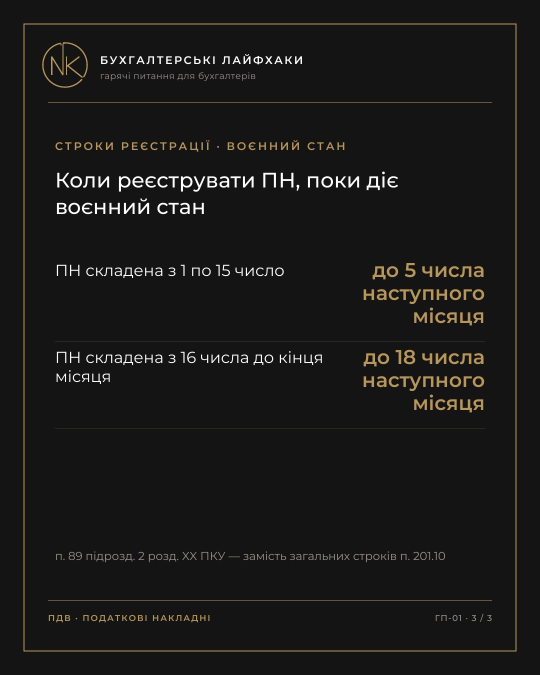
#> input picture data/media/gp01_3.jpg, 1080 x 1350 px, given in place of logo_mask.png, which was not available (shown at 1/2 size)
$ python make_cards.py ../../data/media/gp01_3.jpg
#> lines starting #> are read from the running program, lines starting #| are printed output that depends on the picture; pictures that were not available may be replaced by others from this repository, and a replacement may not be noted
### scripts/content_kit/render.py
# -*- coding: utf-8 -*-
"""Спільні елементи карток і відео NK: фон, рамка, шапка з логотипом, підвал, текст з переносами.
Колір гілки — BRANCH['color'] у content.py; фон завжди кремовий."""
import os
from PIL import Image, ImageDraw, ImageFont

HERE = os.path.dirname(os.path.abspath(__file__))
FONTS = os.environ.get("NK_FONTS", os.path.join(HERE, "fonts") if os.path.isdir(os.path.join(HERE, "fonts")) else os.path.join(HERE, "..", "..", "fonts"))
BG = (245, 241, 232)
DARK = (26, 26, 26)
GRAY = (140, 134, 124)
LIGHT = (205, 196, 180)
_LOGO = Image.open(os.path.join(HERE, "logo_mask.png")).convert("L")


def font(kind, size):
    name = {"r": "Montserrat-400.ttf", "m": "Montserrat-500.ttf", "b": "Montserrat-600.ttf",
            "l": "Montserrat-300.ttf", "i": "PTSerif-Italic.ttf"}[kind]
    return ImageFont.truetype(os.path.join(FONTS, name), size)


def mix(c, k):
    """Колір гілки, розбавлений кремовим (k=1 — чистий колір)."""
    return tuple(round(b * (1 - k) + v * k) for b, v in zip(BG, c))


def spaced(dr, xy, text, f, fill, sp):
    x, y = xy
    for ch in text:
        dr.text((x, y), ch, font=f, fill=fill)
        x += dr.textlength(ch, font=f) + sp
    return x


def swidth(dr, text, f, sp):
    return sum(dr.textlength(c, font=f) + sp for c in text) - sp if text else 0


def wrap(dr, text, f, maxw):
    words, lines, cur = text.split(" "), [], ""
    for w in words:
        t = (cur + " " + w).strip()
        if dr.textlength(t, font=f) <= maxw or not cur:
            cur = t
        else:
            lines.append(cur)
            cur = w
    if cur:
        lines.append(cur)
    return lines


def para(dr, xy, text, f, fill, maxw, lh, align="left"):
    """Абзац з переносами. Повертає y під останнім рядком."""
    x, y = xy
    for line in wrap(dr, text, f, maxw):
        lx = x if align == "left" else x + maxw - dr.textlength(line, font=f)
        dr.text((lx, y), line, font=f, fill=fill)
        y += lh
    return y


def fit(dr, text, kind, size, maxw, minsize=20):
    """Найбільший шрифт, з яким текст уміщується в один рядок."""
    while size > minsize and dr.textlength(text, font=font(kind, size)) > maxw:
        size -= 2
    return font(kind, size)


def logo(im, color, cx, cy, h):
    s = h / _LOGO.height
    m = _LOGO.resize((round(_LOGO.width * s), round(h)), Image.LANCZOS)
    im.paste(Image.new("RGB", m.size, color), (round(cx - m.width / 2), round(cy - m.height / 2)), m)


def base(W, H, br, inset, scale=1.0):
    """Фон, рамка і шапка. scale=1 — картка 1080×1350, для відео шапку передаємо окремо."""
    im = Image.new("RGB", (W, H), BG)
    dr = ImageDraw.Draw(im)
    dr.rectangle([inset, inset, W - inset - 1, H - inset - 1], outline=br["color"], width=2)
    return im, dr


def header(im, dr, br, x, y, k=1.0, line_to=None, line_color=None):
    """Логотип + назва гілки + теглайн; лінія під шапкою."""
    logo(im, br["color"], x + 44 * k, y + 44 * k, 90 * k)
    spaced(dr, (x + 114 * k, y + 22 * k), br["name"], font("b", round(23 * k)), DARK, round(4.2 * k))
    dr.text((x + 114 * k, y + 56 * k), br["tagline"], font=font("r", round(17 * k)), fill=GRAY)
    if line_to:
        ly = y + 119 * k
        dr.line([x + 10 * k, ly, line_to, ly], fill=line_color or mix(br["color"], 0.8), width=max(1, round(1.2 * k)))


def footer_card(dr, br, tag, code, page, W=1080, y=1200):
    dr.line([96, y, W - 96, y], fill=br["color"], width=1)
    spaced(dr, (96, y + 28), tag, font("b", 17), br["color"], 3.2)
    right = f"{code} · {page}"
    f = font("r", 17)
    spaced(dr, (W - 96 - swidth(dr, right, f, 2.4), y + 28), right, f, GRAY, 2.4)

### scripts/content_kit/make_cards.py
# -*- coding: utf-8 -*-
"""Три картки 1080×1350 на кожне ГП: 1 — таблиця, 2 — міф/насправді, 3 — приклад з цифрами.
Запуск: python3 make_cards.py <папка_виводу> [21 22 …]"""
import os, sys
from render import *
from content import BRANCH as BR, GP

W, H, L, R = 1080, 1350, 110, 970


def card1(q, code):
    c = q["card1"]
    im, dr = base(W, H, BR, 48)
    header(im, dr, BR, 86, 86, line_to=985)
    spaced(dr, (L, 284), c["kicker"], font("b", 22), BR["color"], 5.5)
    y = para(dr, (L, 336), c["title"], font("r", 44), DARK, R - L, 56) + 64
    for lab, val in c["rows"]:
        fv = font("b", 40)
        vl = wrap(dr, val, fv, 470)
        ll = wrap(dr, lab, font("r", 33), 360)
        top = y
        for i, line in enumerate(ll):
            dr.text((L, top + 8 + i * 42), line, font=font("r", 33), fill=DARK)
        for i, line in enumerate(vl):
            dr.text((R - dr.textlength(line, font=fv), top + i * 48), line, font=fv, fill=BR["color"])
        h = max(len(vl) * 48, len(ll) * 42 + 8)
        y = top + h + 66
        dr.line([L, y - 33, R, y - 33], fill=LIGHT, width=1)
    para(dr, (L, 1090), c["sources"], font("r", 21), GRAY, R - L, 30)
    footer_card(dr, BR, q["tag"], code, "1 / 3")
    return im


def card2(q, code):
    c = q["card2"]
    im, dr = base(W, H, BR, 48)
    header(im, dr, BR, 86, 86, line_to=985)
    spaced(dr, (L, 284), "МІФ", font("b", 22), BR["color"], 5.5)
    y = para(dr, (L, 330), c["myth"], font("r", 44), DARK, R - L, 58) + 26
    dr.line([L, y, L + 310, y], fill=BR["color"], width=2)
    spaced(dr, (L, y + 52), "НАСПРАВДІ", font("b", 22), BR["color"], 6.5)
    fb = fit(dr, c["big"], "m", 168, R - L, 80)
    dr.text((L - 4, y + 88), c["big"], font=fb, fill=DARK)
    y = y + 110 + fb.size * 1.22
    y = para(dr, (L, y), c["expl"], font("r", 32), DARK, R - L, 42) + 18
    para(dr, (L, y), c["src"], font("r", 23), GRAY, R - L, 32)
    footer_card(dr, BR, q["tag"], code, "2 / 3")
    return im


def card3(q, code):
    c = q["card3"]
    im, dr = base(W, H, BR, 48)
    header(im, dr, BR, 86, 86, line_to=985)
    y = para(dr, (L, 272), c["head"], fit(dr, c["head"], "r", 50, R - L, 34), DARK, R - L, 62)
    y = para(dr, (L, y + 6), c["sub"], font("r", 28), GRAY, R - L, 38)
    rows = c["rows"]
    rh = 142 if len(rows) == 2 else 120
    y = max(y + 60, 560 if len(rows) == 2 else 500)
    for lab, val in rows:
        fv = fit(dr, val, "b", 80 if len(rows) == 2 else 64, 560, 34)
        ll = wrap(dr, lab, font("r", 31), 330)
        vy = y + (rh - fv.size) / 2 - 18
        dr.text((R - dr.textlength(val, font=fv), vy), val, font=fv, fill=BR["color"])
        ly = y + (rh - len(ll) * 40) / 2 - 8
        for i, line in enumerate(ll):
            dr.text((L, ly + i * 40), line, font=font("r", 31), fill=GRAY)
        y += rh
        dr.line([L, y, R, y], fill=LIGHT, width=1)
    para(dr, (L, 1020), c["concl"], font("r", 28), DARK, R - L - 40, 38)
    x = spaced(dr, (L, 1126), "ПОВНИЙ РОЗБІР — У БОТІ", font("b", 21), BR["color"], 5.5)
    dr.text((x + 16, 1124), "›", font=font("b", 23), fill=BR["color"])
    footer_card(dr, BR, q["tag"], code, "3 / 3")
    return im


def main(out, nums=None):
#> called with out = '../../data/media/gp01_3.jpg'
    for q in GP:
        if nums and q["n"] not in nums:
            continue
        code = f"ГП-{q['n']:02d}"
        d = os.path.join(out, code)
        os.makedirs(d, exist_ok=True)
        for i, fn in enumerate((card1, card2, card3), 1):
            fn(q, code).save(os.path.join(d, f"{code}_картка-{i}.png"), optimize=True)
        print(code, "ok")
#> this loop made 10 passes
#> code on passes 2 to 10: 'ГП-22', 'ГП-23', 'ГП-24', 'ГП-25', 'ГП-26', 'ГП-27', 'ГП-28', 'ГП-29', 'ГП-30'
#| ГП-22 ok
#| ГП-23 ok
#| ГП-24 ok
#| ГП-25 ok
#| ГП-26 ok
#| ГП-27 ok
#| ГП-28 ok
#| ГП-29 ok
#> (further printed lines are left out)
#> pass 1, in base, `im = Image.new("RGB", (W, H), BG)`:
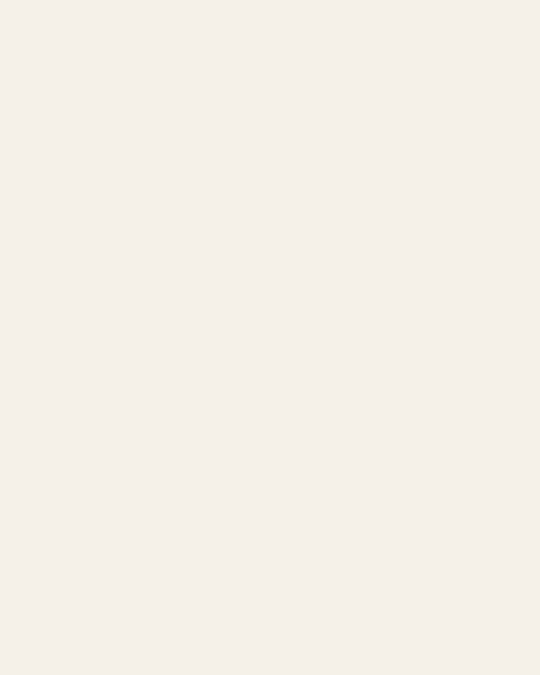
#> im: PIL image 1080x1350 RGB (shown at 1/2 size); mean R, G, B 245, 241, 232
#> pass 1, in logo, `m = _LOGO.resize((round(_LOGO.width * s), round(h)), Image.LANCZOS)`:
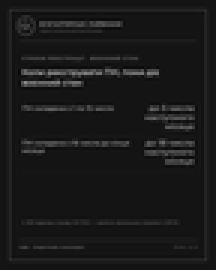
#> m: PIL image 72x90 L (shown 3 times larger); min 9, max 137, mean 25.4
#> pass 1, in main, `fn(q, code).save(os.path.join(d, f"{code}_картка-{i}.png"), optimize=T..`:
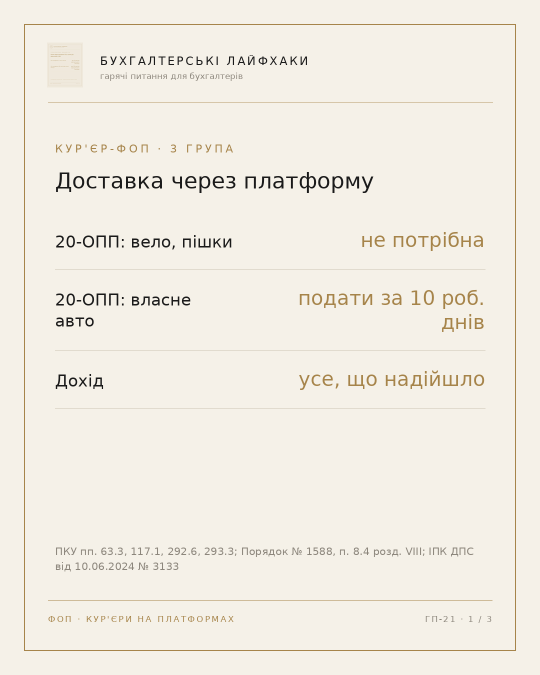
#> saved as ГП-21_картка-1.png: PIL image 1080x1350 RGB (shown at 1/2 size); mean R, G, B 241.4, 237, 227.4


if __name__ == "__main__":
    main(sys.argv[1], [int(a) for a in sys.argv[2:]] or None)

$ run again, on data/media/gp02_1.jpg
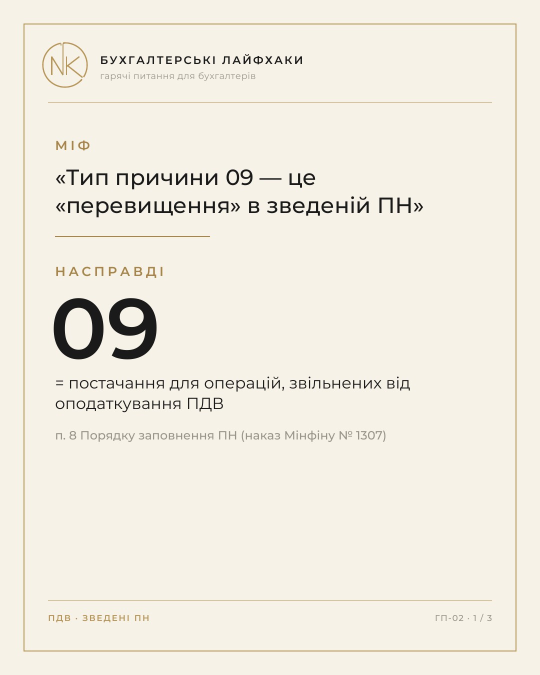
#> input picture data/media/gp02_1.jpg, 1080 x 1350 px, given in place of logo_mask.png, which was not available (shown at 1/2 size)
#> the loop in main, `for q in GP:` made 10 passes
#> code on passes 2 to 9: 'ГП-22', 'ГП-23', 'ГП-24', 'ГП-25', 'ГП-26', 'ГП-27', 'ГП-28', 'ГП-29'
#> (printed output is left out)
#> pass 1, in logo, `m = _LOGO.resize((round(_LOGO.width * s), round(h)), Image.LANCZOS)`:
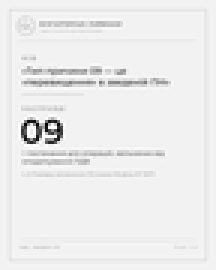
#> m: PIL image 72x90 L (shown 3 times larger); min 0, max 255, mean 236.3
#> pass 1, in main, `fn(q, code).save(os.path.join(d, f"{code}_картка-{i}.png"), optimize=T..`:
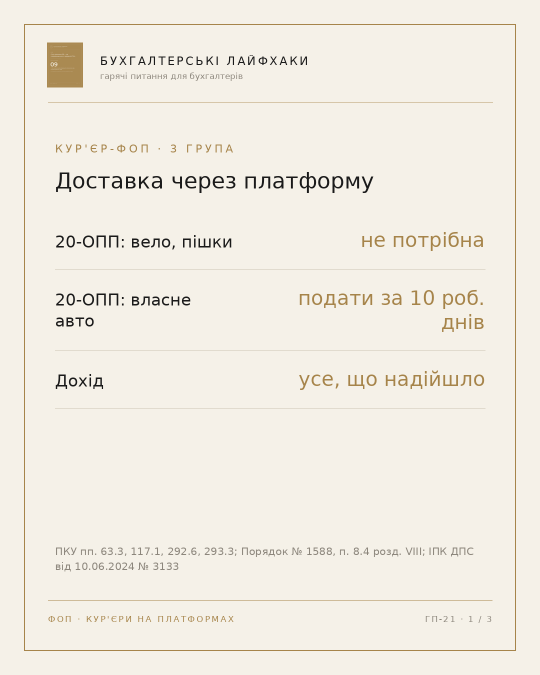
#> saved as ГП-21_картка-1.png: PIL image 1080x1350 RGB (shown at 1/2 size); mean R, G, B 241.2, 236.6, 226.8
